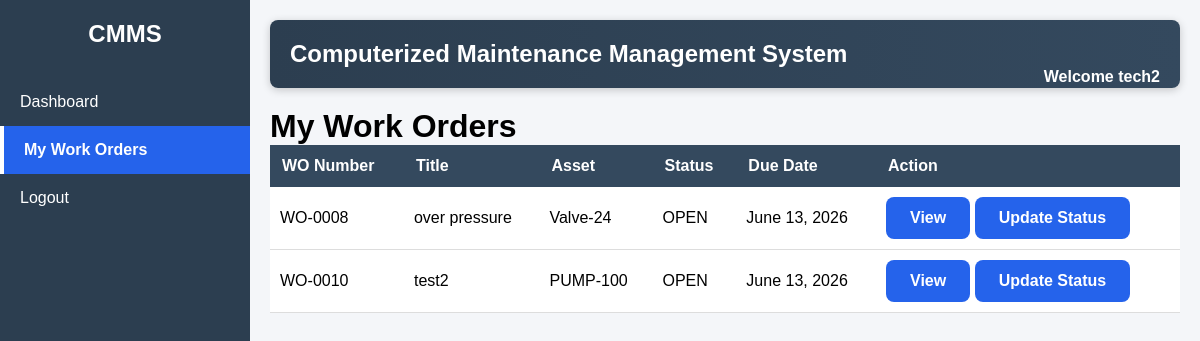
Page /workorders/my-work-orders/ (signed in) on the committed database.
### workorders/models.py (models this page shows, shortened)
class WorkOrder(models.Model):
    STATUS_CHOICES = [
        ('OPEN', 'Open'),
        ('IN_PROGRESS', 'In Progress'),
        ('COMPLETED', 'Completed'),
    ]
    work_order_number = models.CharField(
        max_length=20,
        unique=True,
        blank=True
    )
    title = models.CharField(
        max_length=200
    )
    description = models.TextField()
    asset = models.ForeignKey(
        Asset,
        on_delete=models.CASCADE
    )
    status = models.CharField(
        max_length=20,
        choices=STATUS_CHOICES,
        default='OPEN'
    )
    created_date = models.DateField(
        auto_now_add=True
    )
    updated_date = models.DateTimeField(
        auto_now=True
    )
    assigned_to = models.ForeignKey(
        User,
        on_delete=models.SET_NULL,
        null=True,
        blank=True,
        related_name='assigned_work_orders'
    )
    due_date = models.DateField(
        null=True,
        blank=True
    )

### assets/models.py (models this page shows, shortened)
class Asset(models.Model):
    STATUS_CHOICES = [
        ('ACTIVE', 'Active'),
        ('INACTIVE', 'Inactive'),
        ('UNDER_MAINTENANCE', 'Under Maintenance'),
    ]
    CRITICALITY_CHOICES = [
        ('LOW', 'Low'),
        ('MEDIUM', 'Medium'),
        ('HIGH', 'High'),
    ]
    asset_code = models.CharField(max_length=50, unique=True)
    name = models.CharField(max_length=200)
    installation_date = models.DateField()
    status = models.CharField(
        max_length=20,
        choices=STATUS_CHOICES,
        default='ACTIVE'
    )
    criticality = models.CharField(
        max_length=10,
        choices=CRITICALITY_CHOICES,
        default='MEDIUM'
    )
    created_at = models.DateTimeField(auto_now_add=True)
    updated_at = models.DateTimeField(auto_now=True)

### workorders/views.py (the view)
# urls.py: path('my-work-orders/',my_work_orders,name='my_work_orders'),
@login_required
@user_passes_test(is_technician)
def my_work_orders(request):
    work_orders = get_work_orders_for_technician(
        request.user
    )
    return render(
        request,
        'workorders/my_work_orders.html',
        {
            'work_orders': work_orders,
            'current_page': 'myworkorders',
        }
    )

### accounts/context_processors.py (called while the page is built)
def user_roles(request):
    if not request.user.is_authenticated:
        return {}
    return {
        'is_admin': is_admin(request.user),
        'is_manager': is_manager(request.user),
        'is_technician': is_technician(request.user),
        'is_admin_or_manager': is_admin_or_manager(request.user),
    }

### accounts/permissions.py (called while the page is built)
def is_admin(user):
    return user.groups.filter(name='Admin').exists()

def is_manager(user):
    return user.groups.filter(name='Manager').exists()

def is_technician(user):
    return user.groups.filter(name='Technician').exists()

def is_admin_or_manager(user):
    return (
        is_admin(user)
        or
        is_manager(user)
    )

### workorders/services.py (called while the page is built)
def get_work_orders_for_technician(user):
    return WorkOrder.objects.filter(
        assigned_to=user
    )

### templates/workorders/my_work_orders.html
{% extends 'base.html' %}
{% block content %}
<h1>My Work Orders</h1>
<table>
    <tr>
        <th>WO Number</th>
        <th>Title</th>
        <th>Asset</th>
        <th>Status</th>
        <th>Due Date</th>
        <th>Action</th>
    </tr>
    {% for work_order in work_orders %}
    <tr>
        <td>{{ work_order.work_order_number }}</td>
        <td>{{ work_order.title }}</td>
        <td>{{ work_order.asset.asset_code }}</td>
        <td>{{ work_order.status }}</td>
        <td>{{ work_order.due_date }}</td>
        <td>
            <a href="{% url 'work_order_detail' work_order.id %}"
               class="action-btn">
                View
            </a>
            <a href="{% url 'update_work_order_status' work_order.id %}"
                class="action-btn">
                Update Status
            </a>
        </td>
    </tr>
    {% empty %}
    <tr>
        <td colspan="6">
            No work orders assigned.
        </td>
    </tr>
    {% endfor %}
</table>
{% endblock %}

### templates/base.html (shortened to what this page needs)
{% load static %}
<!DOCTYPE html>
<html>
<head>
        <link rel="stylesheet"
          href="{% static 'css/style.css' %}">
</head>
<body>
<div class="layout">
    <div class="sidebar">
        <h2>CMMS</h2>
        <a href="{% url 'dashboard' %}"
        class="{% if current_page == 'dashboard' %}active-link{% endif %}">
            Dashboard
        </a>
        {% if is_technician %}
        <a href="{% url 'my_work_orders' %}"
        class="{% if current_page == 'myworkorders' %}active-link{% endif %}">
            My Work Orders
        </a>
        {% endif %}
        <a href="/logout/">
            Logout
        </a>
    </div>
    <div class="content">
        <div class="topbar">
            <h2>
                Computerized Maintenance Management System
            </h2>
            <span class="welcome">
                Welcome
                {{ request.user.username }}
            </span>
        </div>
        {% block content %}
        {% endblock %}
    </div>
</div>
</body>
</html>

### static/css/style.css (style rules this page uses)
* { margin: 0; padding: 0; box-sizing: border-box; }
body { font-family: Arial, sans-serif; background-color: #f4f6f9; }
.layout { display: flex; min-height: 100vh; }
.sidebar { width: 250px; background-color: #2c3e50; color: white; padding-top: 20px; }
.sidebar h2 { text-align: center; margin-bottom: 30px; }
.sidebar a { display: block; color: white; text-decoration: none; padding: 15px 20px; }
.content { flex: 1; padding: 20px; }
.topbar { background: linear-gradient( 90deg, #2c3e50, #34495e ); color: white; padding: 20px; margin-bottom: 20px; border-radius: 8px; box-shadow: 0 2px 8px rgba(0,0,0,0.2); }
.topbar h2 { margin: 0; }
.welcome { float: right; font-weight: bold; }
table { width: 100%; border-collapse: collapse; background-color: white; }
th { background-color: #34495e; color: white; padding: 12px; text-align: left; }
td { padding: 10px; border-bottom: 1px solid #ddd; }
.active-link { background: #2563eb; border-left: 4px solid white; font-weight: bold; }
.sidebar a.active-link { background: #2563eb; border-left: 4px solid white; font-weight: bold; }
.action-btn { display: inline-block; padding: 12px 24px; background: #2563eb; color: white; text-decoration: none; border-radius: 8px; font-weight: 600; transition: 0.2s; }

### rows in the picture
WorkOrder: work_order_number "WO-0008", title "over pressure", asset.asset_code "Valve-24", status "OPEN", due_date "June 13, 2026"
WorkOrder: work_order_number "WO-0010", title "test2", asset.asset_code "PUMP-100", status "OPEN", due_date "June 13, 2026"

### other values in the picture
{{ request.user.username }} "tech2"
